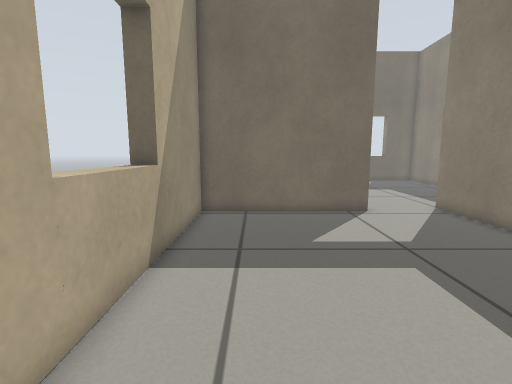
[1] (above)

14 first-person views from a walk through a robot-simulator world made for Gazebo. The camera is 0.57 m above the floor, tilts 8° down and sees 85° across. The floor is counted in squares, 0.2 m on a side. Each view is taken from the middle of a square. On the plan, view 1 faces up. The plan holds only what a view shows up to about 19 squares ahead; the rest is blank.

[2]
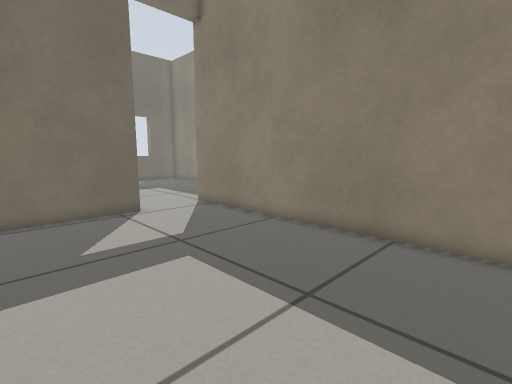

[3]
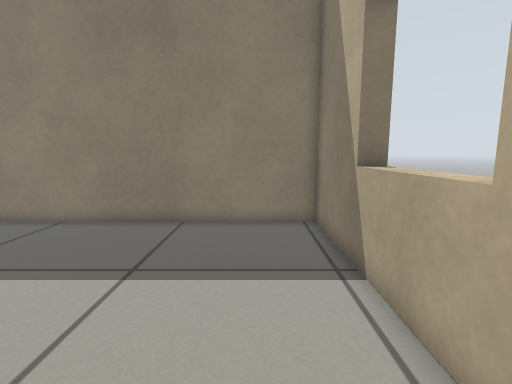

[4]
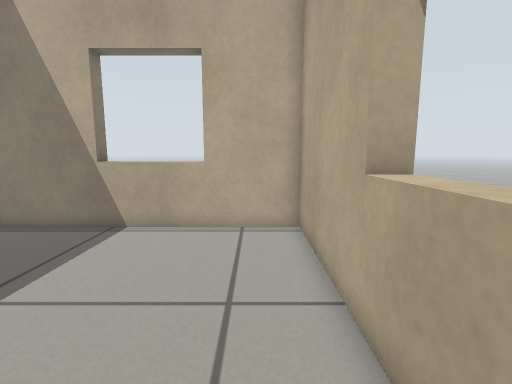

[5]
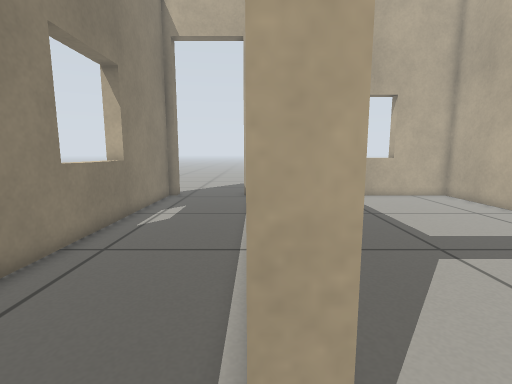

[6]
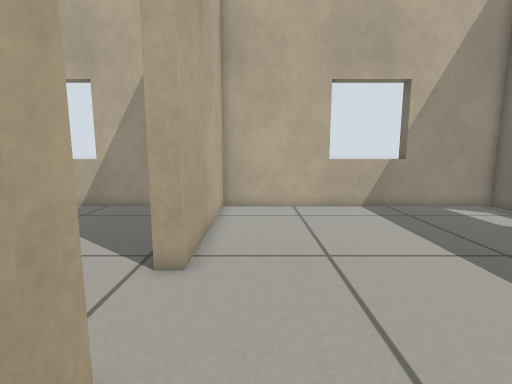

[7]
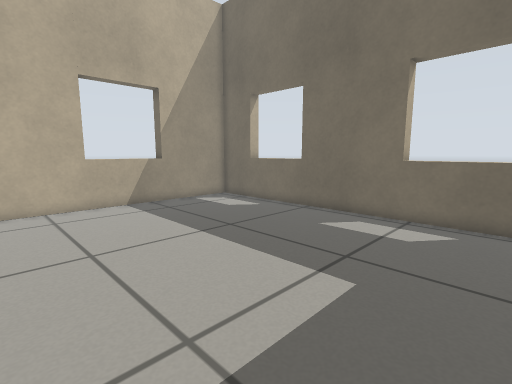

[8]
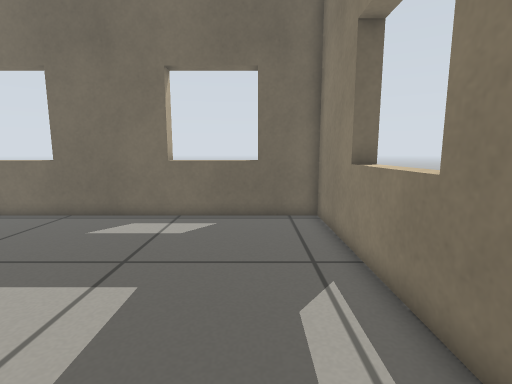

[9]
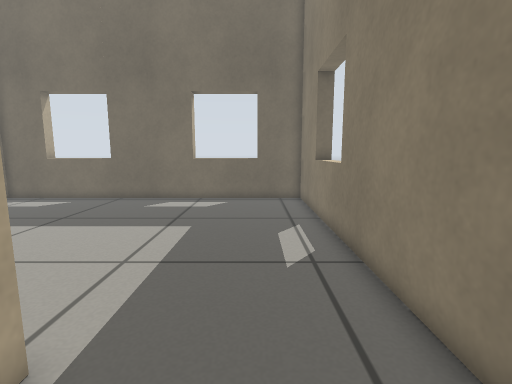

[10]
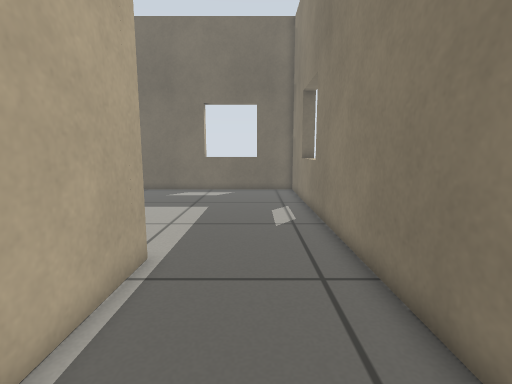

[11]
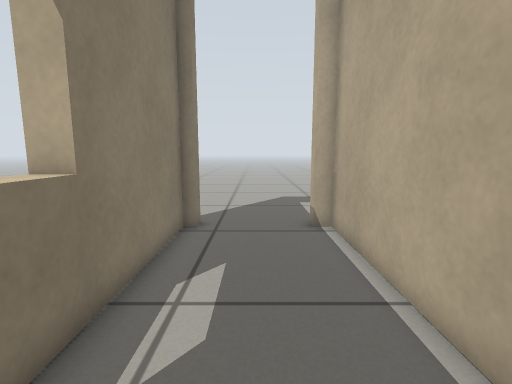

[12]
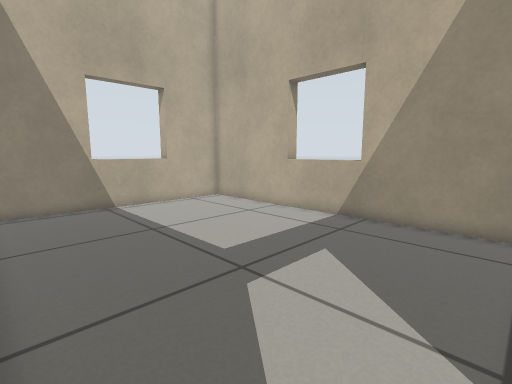

[13]
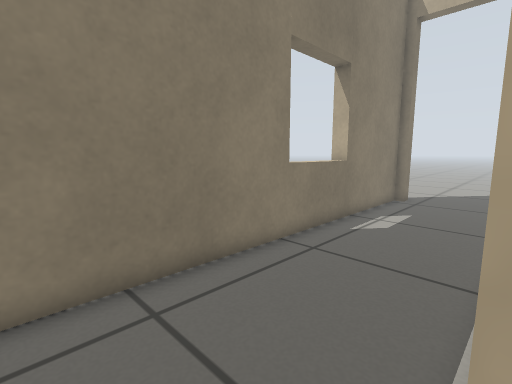

[14]
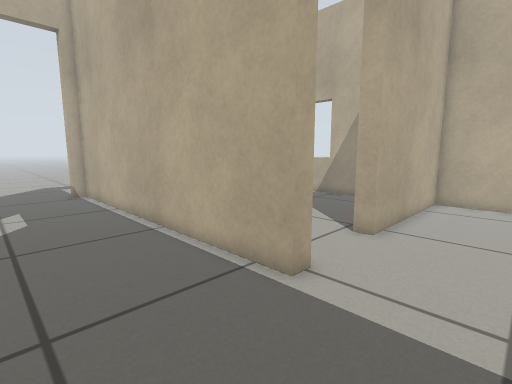

### Floor plan
Ten units are one square. View 1 is at (0, 0); x grows to the right and y downward. Boxes are objects, and circles mark ways between rooms. Rooms are numbered by the first view taken in them; rooms with no view inside come last. Other rooms are left out.
<svg viewBox="-32 -290 195 327">
<path fill="none" stroke="#000" d="M55 -135 -27 -135 -27 25 93 25 93 -143M9 24 9 32M93 -143 101 -143 101 25 108 25M153 25 158 25 158 -285 -27 -285 -27 -143 55 -143"/>
<circle cx="80" cy="-140" r="3" fill="#2a7"/>
<text x="30" y="-60">1</text>
<text x="80" y="-180">2</text>
</svg>
Room 1 opens to room 2.

Where each view was taken, in squares from view 1:
view 1: 0 up, 0 right, facing up
view 2: 0 up, 0 right, facing up-right
view 3: 0 up, 2 left, facing right
view 4: 8 up, 1 left, facing down
view 5: 16 up, 10 right, facing down
view 6: 16 up, 12 right, facing left
view 7: 16 up, 13 right, facing up-left
view 8: 16 up, 13 right, facing up
view 9: 11 up, 13 right, facing up
view 10: 7 up, 13 right, facing up
view 11: 8 up, 13 right, facing down
view 12: 13 up, 9 right, facing down-left
view 13: 15 up, 10 right, facing down-right
view 14: 18 up, 15 right, facing down-left
